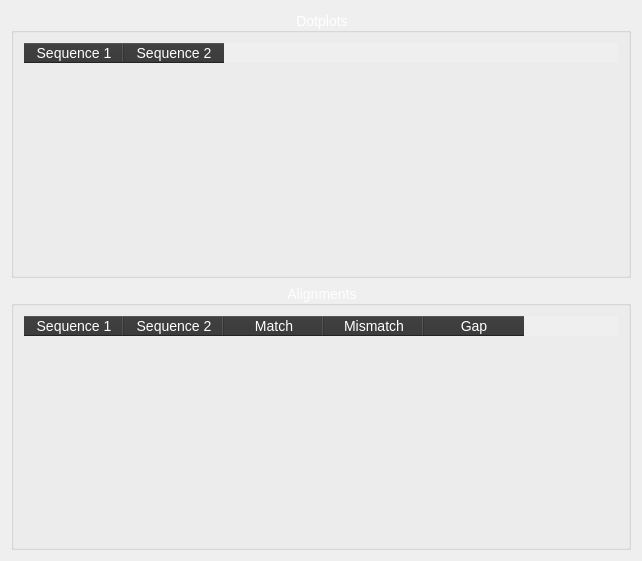
<?xml version="1.0" encoding="UTF-8"?>
<ui version="4.0">
 <class>ResultsWidget</class>
 <widget class="QWidget" name="ResultsWidget">
  <property name="geometry">
   <rect>
    <x>0</x>
    <y>0</y>
    <width>642</width>
    <height>561</height>
   </rect>
  </property>
  <property name="windowTitle">
   <string>Results</string>
  </property>
  <property name="styleSheet">
   <string notr="true">QWidget {
	font: &quot;Times New Roman&quot;;
    font-size: 14px;
	color: white;
}
QLabel {
	color: white;
	font: italic &quot;Times New Roman&quot;;
}
QLineEdit {
	border-radius: 8px;
	border: 1px solid white;
	background-color: #999999;
	color: white;
}


QPushButton {
    color: white;
    border-radius: 12px;
    border: 2px outset white;
    background-color: qlineargradient(x1: 0.5, y1: 0, x2: 0.5, y2: 1,
    stop: 0 white,
    stop: 0.3 gray,
    stop: 0.6 gray,
    stop: 0.9 darkgray,
    stop: 1 black);
    font-size: 14px;
	font: bold &quot;Times New Roman&quot;;
	height: 25px;
}

QPushButton:pressed {
    background-color: qlineargradient(x1: 0.5, y1: 0, x2: 0.5, y2: 1,
    stop: 0 black,
    stop: 0.3 darkgray,
    stop: 0.6 gray,
    stop: 0.8 gray,
    stop: 1 white);
}

QPushButton:hover {
	border: 4px solid green;
}

QListView {
	background: transparent;
}

QTableWidget {
	background: transparent;
}

QTabWidget {
	background: transparent;
	color: white;
}

QTabWidget::pane {
	background: transparent;
	color: white;
}

QTabBar::tab {
	background-color: #333333;
	color: white;
}

QTableWidget::item {
	color: white;
	selection-background-color: qlineargradient(x1: 0, y1: 0, x2: 0, y2: 1,
                                stop: 0 #6a6ea9, stop: 1 #888dd9);
}

QHeaderView::section {
	background-color: #333333;
	color: white;
}
</string>
  </property>
  <layout class="QVBoxLayout" name="verticalLayout_2">
   <item>
    <widget class="QGroupBox" name="dotpGroupBox">
     <property name="styleSheet">
      <string notr="true">QGroupBox {
	background: transparent;
}</string>
     </property>
     <property name="locale">
      <locale language="English" country="UnitedStates"/>
     </property>
     <property name="title">
      <string>Dotplots</string>
     </property>
     <property name="alignment">
      <set>Qt::AlignCenter</set>
     </property>
     <layout class="QGridLayout" name="gridLayout">
      <item row="0" column="0">
       <widget class="DotplotsTableWidget" name="dotpTableWidget">
        <property name="focusPolicy">
         <enum>Qt::NoFocus</enum>
        </property>
        <property name="styleSheet">
         <string notr="true">QTableWidget {
	background: transparent;
}

QTableWidget::item {
	color: white;
	background-color: rgba(179, 179, 179, 102);
}

QTableWidget::item:selected {
	color: white;
	background-color: qlineargradient(x1: 0, y1: 0, x2: 0, y2: 1,
                                stop: 0 #6a6ea9, stop: 1 #888dd9);
}

QHeaderView::section {
	background-color: #333333;
	color: white;
}</string>
        </property>
        <property name="editTriggers">
         <set>QAbstractItemView::NoEditTriggers</set>
        </property>
        <property name="selectionBehavior">
         <enum>QAbstractItemView::SelectRows</enum>
        </property>
        <property name="columnCount">
         <number>2</number>
        </property>
        <attribute name="horizontalHeaderHighlightSections">
         <bool>false</bool>
        </attribute>
        <attribute name="verticalHeaderVisible">
         <bool>false</bool>
        </attribute>
        <attribute name="verticalHeaderHighlightSections">
         <bool>false</bool>
        </attribute>
        <column>
         <property name="text">
          <string>Sequence 1</string>
         </property>
        </column>
        <column>
         <property name="text">
          <string>Sequence 2</string>
         </property>
        </column>
       </widget>
      </item>
     </layout>
    </widget>
   </item>
   <item>
    <widget class="QGroupBox" name="alignGroupBox">
     <property name="styleSheet">
      <string notr="true">QGroupBox {
	background: transparent;
}</string>
     </property>
     <property name="locale">
      <locale language="English" country="UnitedStates"/>
     </property>
     <property name="title">
      <string>Alignments</string>
     </property>
     <property name="alignment">
      <set>Qt::AlignCenter</set>
     </property>
     <layout class="QVBoxLayout" name="verticalLayout_3">
      <item>
       <widget class="AlignmentsTableWidget" name="alignTableWidget">
        <property name="focusPolicy">
         <enum>Qt::NoFocus</enum>
        </property>
        <property name="styleSheet">
         <string notr="true">QTableWidget {
	background: transparent;
}

QTableWidget::item {
	color: white;
	background-color: rgba(179, 179, 179, 102);
}

QTableWidget::item:selected {
	color: white;
	background-color: qlineargradient(x1: 0, y1: 0, x2: 0, y2: 1,
                                stop: 0 #6a6ea9, stop: 1 #888dd9);
}

QHeaderView::section {
	background-color: #333333;
	color: white;
}</string>
        </property>
        <property name="editTriggers">
         <set>QAbstractItemView::NoEditTriggers</set>
        </property>
        <property name="selectionBehavior">
         <enum>QAbstractItemView::SelectRows</enum>
        </property>
        <attribute name="horizontalHeaderHighlightSections">
         <bool>false</bool>
        </attribute>
        <attribute name="verticalHeaderVisible">
         <bool>false</bool>
        </attribute>
        <attribute name="verticalHeaderHighlightSections">
         <bool>false</bool>
        </attribute>
        <column>
         <property name="text">
          <string>Sequence 1</string>
         </property>
        </column>
        <column>
         <property name="text">
          <string>Sequence 2</string>
         </property>
        </column>
        <column>
         <property name="text">
          <string>Match</string>
         </property>
        </column>
        <column>
         <property name="text">
          <string>Mismatch</string>
         </property>
        </column>
        <column>
         <property name="text">
          <string>Gap</string>
         </property>
        </column>
       </widget>
      </item>
     </layout>
    </widget>
   </item>
  </layout>
 </widget>
 <customwidgets>
  <customwidget>
   <class>DotplotsTableWidget</class>
   <extends>QTableWidget</extends>
   <header>Views.dotplotsTableWidget</header>
  </customwidget>
  <customwidget>
   <class>AlignmentsTableWidget</class>
   <extends>QTableWidget</extends>
   <header>Views.alignmentsTableWidget</header>
  </customwidget>
 </customwidgets>
 <resources/>
 <connections/>
</ui>
